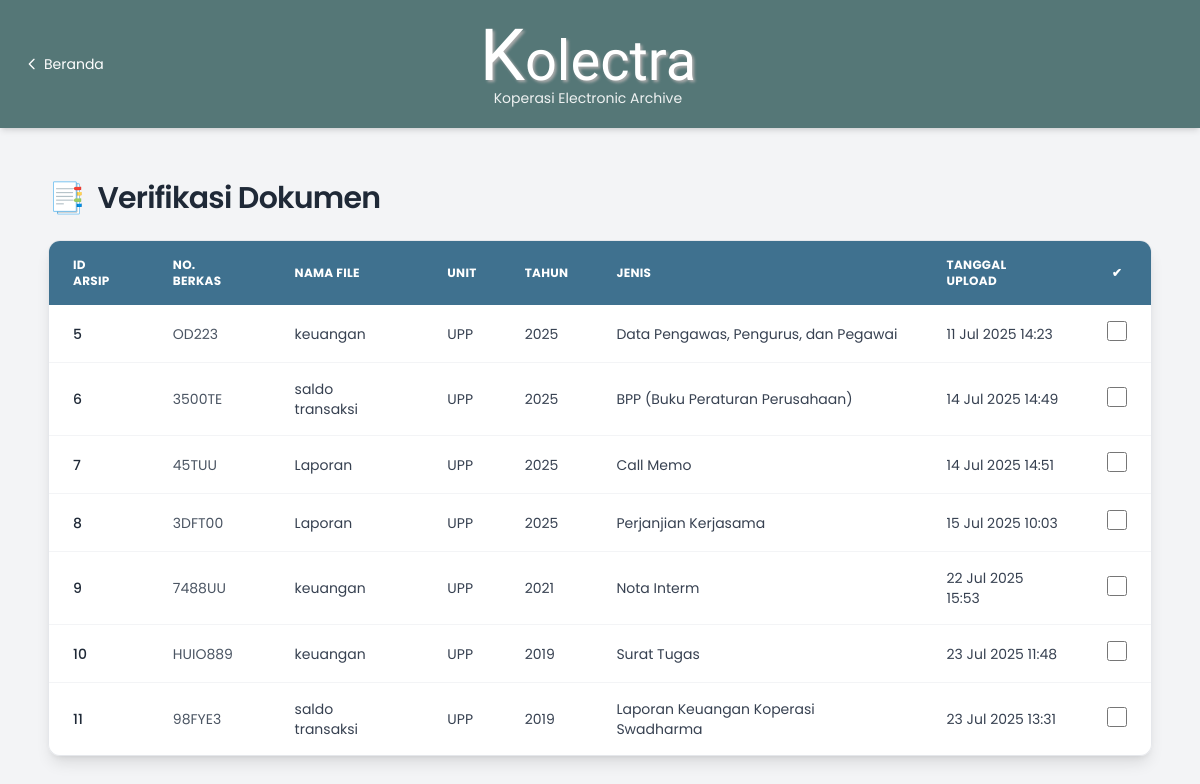
Before: /verifikasi/ (signed in) with the older database file.
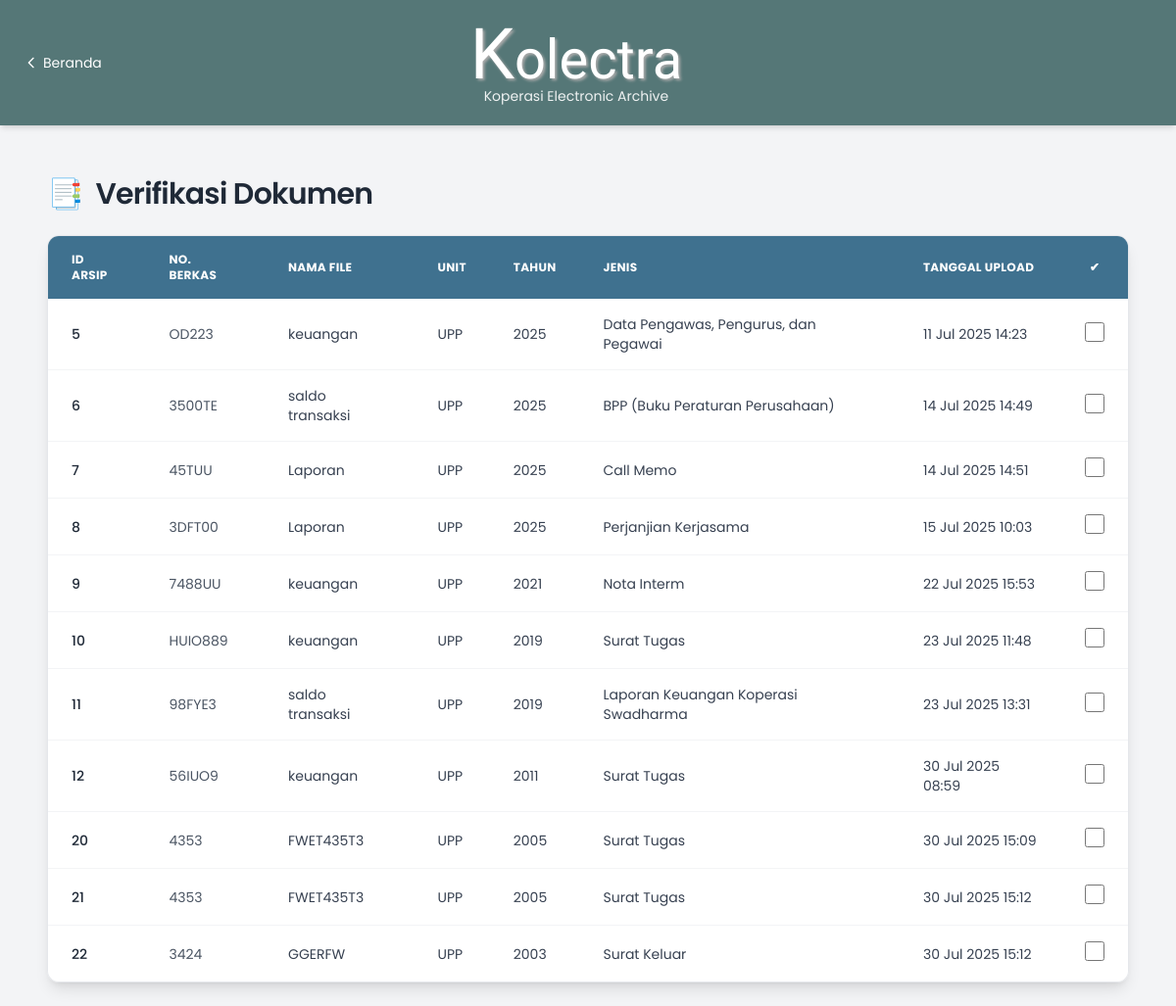
After: the same page with the newer database file.
### arsip_app/models.py (models this page shows, shortened)
class Dokumen(models.Model):
    JENIS_CHOICES = [
        ('surat_masuk', 'Surat Masuk'),
        ('surat_keluar', 'Surat Keluar'),
        ('surat_tugas', 'Surat Tugas'),
        ('data_pengawas_pengurus_dan_pegawai', 'Data Pengawas, Pengurus, dan Pegawai'),
        ('surat_ijin_/_cuti', 'Surat Ijin / Cuti'),
        ('call_memo', 'Call Memo'),
        ('nota_interm', 'Nota Interm'),
        ('pinjaman_anggota', 'Pinjaman Anggota'),
        ('nota_dinas', 'Nota Dinas'),
        ('jurnal_&_lampiran', 'Jurnal & Lampiran'),
        ('perjanjian_kerjasama', 'Perjanjian Kerjasama'),
        ('laporan_keuangan_koperasi_swadharma', 'Laporan Keuangan Koperasi Swadharma'),
        ('laporan_keuangan_perusahaan_anak', 'Laporan Keuangan Perusahaan Anak'),
        ('notulen_rapat', 'Notulen Rapat'),
        ('dokumen_RAT', 'Dokumen RAT'),
        ('bpp', 'BPP (Buku Peraturan Perusahaan)'),
        ('laporan_pajak', 'Laporan Pajak'),
        ('sk_pengurus', 'SK Pengurus'),
    ]
    BULAN_CHOICES = [
        ('Januari', 'Januari'), ('Februari', 'Februari'), ('Maret', 'Maret'),
        ('April', 'April'), ('Mei', 'Mei'), ('Juni', 'Juni'), ('Juli', 'Juli'),
        ('Agustus', 'Agustus'), ('September', 'September'), ('Oktober', 'Oktober'),
        ('November', 'November'), ('Desember', 'Desember'),
    ]
    TAHUN_CHOICES = [(r, r) for r in range(2000, timezone.now().year + 1)]
    STATUS_CHOICES = [
        ('belum verifikasi', 'Belum Verifikasi'),
        ('sudah verifikasi', 'Sudah Verifikasi'),
    ]
    arsip_id       = models.AutoField("ID Arsip", primary_key=True)
    nama_file      = models.CharField("Nama File", max_length=255)
    unit           = models.CharField("Unit", max_length=3, choices=CustomUser.UNIT_CHOICES)
    jenis          = models.CharField("Jenis Dokumen", max_length=50, choices=JENIS_CHOICES)
    nomor_berkas   = models.CharField("Nomor Berkas", max_length=100, blank=True)
    nomor          = models.CharField("Nomor", max_length=50)
    nomor_surat    = models.CharField(max_length=50, blank=True, null=True)
    tahun          = models.IntegerField("Tahun", choices=TAHUN_CHOICES)
    bulan          = models.CharField("Bulan", max_length=10, choices=BULAN_CHOICES)
    rak            = models.CharField("Rak", max_length=50)
    kardus         = models.CharField("Kardus", max_length=50)
    file_scan      = models.FileField("File Scan", upload_to='scan/', blank=True, null=True)
    file_upload    = models.FileField("File Upload", upload_to='upload/', blank=True, null=True)
    status         = models.CharField("Status", max_length=20, choices=STATUS_CHOICES, default='belum verifikasi')
    created_at     = models.DateTimeField("Tanggal & Waktu Upload", auto_now_add=True)
    tanggal_upload = models.DateField("Tanggal Upload", auto_now_add=True)
    waktu_upload   = models.TimeField("Waktu Upload", auto_now_add=True)
    diunggah_oleh  = models.ForeignKey(
        settings.AUTH_USER_MODEL,
        null=True, blank=True,
        on_delete=models.SET_NULL,
        verbose_name="Diunggah Oleh"
    )

### arsip_app/views.py (the view)
# urls.py: path('verifikasi/', views.daftar_verifikasi, name='daftar_verifikasi'),
@login_required
def daftar_verifikasi(request):
    if request.user.level != 'admin':
        return HttpResponseForbidden("Hanya admin yang dapat melihat ini.")
    dokumen_list = Dokumen.objects.filter(unit=request.user.unit_kerja, status='belum verifikasi')
    return render(request, 'arsip_app/verifikasi_dokumen.html', {'dokumen_list': dokumen_list})

### arsip_app/templates/arsip_app/verifikasi_dokumen.html (shortened to what this page needs)
<!DOCTYPE html>
<html lang="id">
<head>
  <script src="https://cdn.tailwindcss.com"></script>
</head>
<body class="bg-gray-100 pt-[180px] px-6 md:px-12">
  <header class="fixed top-0 left-0 right-0 bg-[#557777] text-white py-5 px-6 shadow-md z-50">
    <div class="flex items-center justify-between">
      <a href="{% url 'after_login' %}" class="flex items-center text-sm hover:text-gray-300 transition group">
        <svg xmlns="http://www.w3.org/2000/svg" class="h-4 w-4 mr-1 group-hover:-translate-x-1 transition" fill="none" viewBox="0 0 24 24" stroke="currentColor">
          <path stroke-linecap="round" stroke-linejoin="round" stroke-width="2" d="M15 19l-7-7 7-7" />
        </svg>
        <span>Beranda</span>
      </a>
      <div class="text-center flex-1 -ml-6">
        <h1 class="kolectra-title leading-none">
          <span class="text-[72px]">K</span><span class="text-[56px]">olectra</span>
        </h1>
        <p class="text-sm text-white/90 -mt-1">Koperasi Electronic Archive</p>
      </div>
    </div>
  </header>
  <main class="animate-fade">
    <div class="flex items-center gap-3 mb-6">
      <div class="text-3xl text-[#3f718f]">📑</div>
      <h2 class="text-2xl md:text-3xl font-semibold text-gray-800 tracking-tight">Verifikasi Dokumen</h2>
    </div>
    <form method="post" action="{% url 'verifikasi_dokumen' %}" id="verifikasiForm">
      <div class="overflow-x-auto rounded-xl shadow-lg border border-gray-200">
        <table class="min-w-full text-sm text-gray-700 bg-white">
          <thead class="bg-[#3f718f] text-white text-xs uppercase tracking-wide">
            <tr>
              <th class="px-6 py-4 text-left">ID Arsip</th>
              <th class="px-6 py-4 text-left">No. Berkas</th>
              <th class="px-6 py-4 text-left">Nama File</th>
              <th class="px-6 py-4 text-left">Unit</th>
              <th class="px-6 py-4 text-left">Tahun</th>
              <th class="px-6 py-4 text-left">Jenis</th>
              <th class="px-6 py-4 text-left">Tanggal Upload</th>
              <th class="px-6 py-4 text-center">✔</th>
            </tr>
          </thead>
          <tbody class="divide-y divide-gray-100">
            {% for dok in dokumen_list %}
            <tr class="hover:bg-sky-50 transition duration-200">
              <td class="px-6 py-4 font-medium text-gray-800">{{ dok.arsip_id }}</td>
              <td class="px-6 py-4 text-gray-600">{{ dok.nomor_berkas }}</td>
              <td class="px-6 py-4">{{ dok.nama_file }}</td>
              <td class="px-6 py-4">{{ dok.unit }}</td>
              <td class="px-6 py-4">{{ dok.tahun }}</td>
              <td class="px-6 py-4">{{ dok.get_jenis_display }}</td>
              <td class="px-6 py-4">{{ dok.created_at|date:"d M Y H:i" }}</td>
              <td class="px-6 py-4 text-center">
                <input type="checkbox" name="dokumen_ids" value="{{ dok.arsip_id }}" class="accent-green-600 w-5 h-5">
              </td>
            </tr>
            {% empty %}
            <tr>
              <td colspan="8" class="text-center py-8 text-gray-400 italic">Tidak ada dokumen yang menunggu verifikasi.</td>
            </tr>
            {% endfor %}
          </tbody>
        </table>
      </div>
    </form>
  </main>
</body>
</html>

Changed rows visible on the page:
added Dokumen: arsip_id "12", nomor_berkas "56IUO9", nama_file "keuangan", unit "UPP", tahun "2011", jenis "Surat Tugas", created_at "30 Jul 2025 08:59"
added Dokumen: arsip_id "20", nomor_berkas "4353", nama_file "FWET435T3", unit "UPP", tahun "2005", jenis "Surat Tugas", created_at "30 Jul 2025 15:09"
added Dokumen: arsip_id "21", nomor_berkas "4353", nama_file "FWET435T3", unit "UPP", tahun "2005", jenis "Surat Tugas", created_at "30 Jul 2025 15:12"
added Dokumen: arsip_id "22", nomor_berkas "3424", nama_file "GGERFW", unit "UPP", tahun "2003", jenis "Surat Keluar", created_at "30 Jul 2025 15:12"
